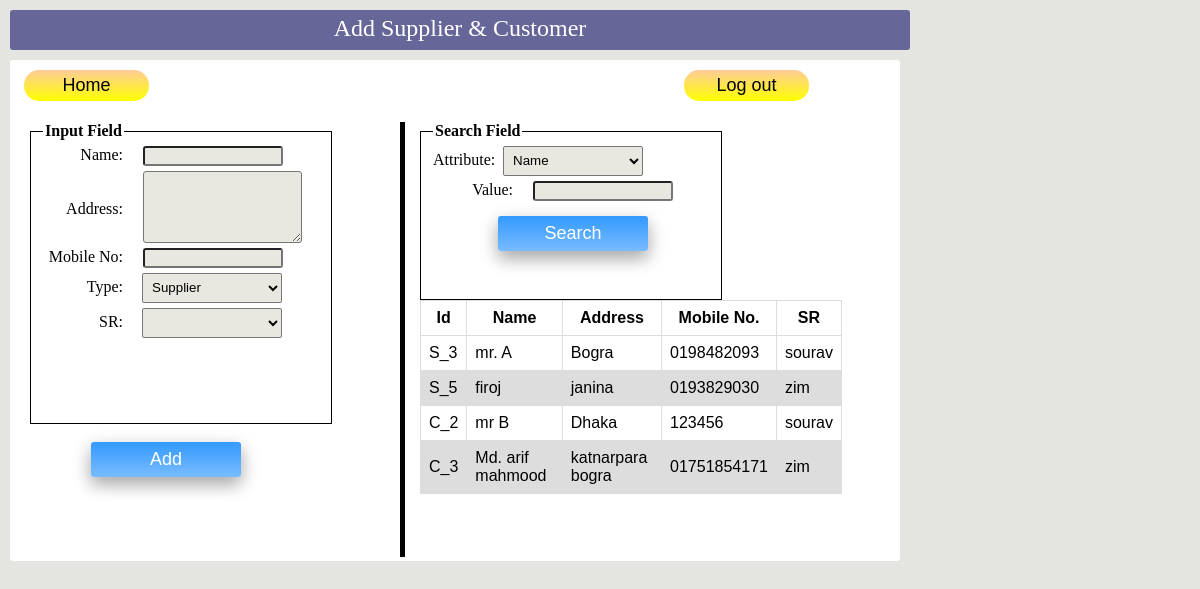
/sc/add/search/ (signed in), run on the app's committed database.
### project/models.py (models this page shows, shortened)
class Supplier(models.Model):
    name= models.CharField(max_length=50)
    address = models.CharField(max_length=150)
    mobile_no = models.CharField(max_length=20)
    sr = models.ForeignKey(Sr)

class Sr(models.Model):
    name = models.CharField(max_length=50)
    address = models.CharField(max_length= 150)

class Customer(models.Model):
    name= models.CharField(max_length=50)
    address = models.CharField(max_length=150)
    mobile_no = models.CharField(max_length=20)
    sr = models.ForeignKey(Sr)

### project/views.py (the view, shortened to what this page needs)
# urls.py: url(r'^sc/add/search/$', views.sc_add_search, name='sc_add_search'),
def sc_add_search(request):
    if not request.user.is_authenticated:
        return HttpResponseRedirect('/login')
    type = request.POST.get('stype','')
    value = request.POST.get('value','')
    print(type)
    if value=='':
        obj1 = Supplier.objects.all()
        obj2 = Customer.objects.all()
        if obj1 is not None and obj2 is not None:
            c = {'supplier': obj1, 'customer': obj2, 'sr': Sr.objects.all()}
            c.update(csrf(request))
            return render_to_response('sc_add.html', c)

### project/templates/sc_add.html (shortened to what this page needs)
﻿<!DOCTYPE html PUBLIC "-//W3C//DTD XHTML 1.0 Transitional//EN" "http://www.w3.org/TR/xhtml1/DTD/xhtml1-transitional.dtd">
<html xmlns="http://www.w3.org/1999/xhtml">
<head>
</head>
<body style="background-color: #E4E4E0">
<form action="" method="post" style="border-radius:3px; width: 900px; height: 40px; top: 10px; position: absolute; background-color: #666699; left: 10px; bottom: 235px;">
	<div class="auto-style1">
		Add Supplier &amp; Customer</div>
</form>
<form action="/sc/add/done/" method="POST" style= "border-radius: 3px; width: 500px; height: 501px; top: 60px; position: absolute; background-color: #FFFFFF; left: 10px;">
		<div id="layer2" style="position: absolute; width: 162px; height: 49px; z-index: 2; left: 9px; top: 5px; right: 409px;">
			<button class="button" type="button"  onclick="location.href ='/home'" ><span>Home</span>
			</button>
		</div>
		<div id="layer1" style="position: absolute; width: 143px; height: 49px; z-index: 1; left: 669px; top: 5px">
			<button class="button" type="button"  onclick="location.href ='/logout'" ><span>Log out</span>
			</button>
		</div>
		<div id="layer1" style="position: absolute; width: 162px; height: 51px; z-index: 1; left: 71px; top: 372px">
			<input name="btnAdd" type="submit" value="Add" class="button1"/>
		</div>
	<fieldset style="border: thin solid #000000; height: 284px; width: 276px; position: absolute; left:20px; top: 62px;">
			<legend><strong>Input Field</strong></legend>
			<label for="txtName">Name:</label><input type="text" name="name" style= "width: 140px; height: 20px; border-radius: 3px; background:#E8E8E1; padding: 5px; margin-bottom: 5px" required></input>
			<p class="AlignToTextArea" style="margin-bottom: 0; margin-top: 0">
			<label for="txtaddress">Address:</label><textarea rows="4" name="address" style= "width: 159px; border-radius: 3px; background:#E8E8E1; padding: 5px; margin-bottom: 5px; display: inline-block" required> </textarea>
			</p>
			<label for="Mobile">Mobile No:</label><input type="text" name="mobile_no" style= "width: 140px; height: 20px; border-radius: 3px; background:#E8E8E1; padding: 5px; margin-bottom: 5px; text-align; left: "  onkeypress="if ( isNaN( String.fromCharCode(event.keyCode) )) return false;" required></input>
			<label for="slctType" style="width:80px; margin-right: 15px">Type:</label>
			<select name="type" style="width: 140px; height: 30px; border-radius: 2px; background:#E8E8E1; padding: 5px; margin-bottom: 5px">
				<option>Supplier</option>
			</select>
			<label for="slctSR" style="width:80px; margin-right: 15px">SR:</label>
			<select name="sr" style="width: 140px; height: 30px; border-radius: 2px; background:#E8E8E1; padding: 5px; margin-bottom: 5px">
				<option></option>
				{% for i in sr.all %}
					<option>{{i.id}}:{{i.name}}</option>
				{% endfor %}
			</select>
	</fieldset>
</form>
<form action="/sc/add/search/"   method="POST" style= "border-radius: 3px; width: 500px; height: 501px; top: 60px; position: absolute; background-color: #FFFFFF; left: 400px;">
	<fieldset style="border: thin solid #000000; height: 160px; width: 276px; position: absolute; left:20px; top: 62px;">
	<legend><strong >Search Field</strong></legend>
		<label for="searchType" style="width:50px">Attribute:</label><select name="stype" style="width: 140px; height: 30px; border-radius: 2px; background:#E8E8E1; padding-left: 5px; padding-right: 5px; padding-top: 2px; padding-bottom:2px; margin-bottom: 5px">
				<option>Name</option>
			</select>
		<label for="value">Value:</label><input type="text" name="value" style= "width: 140px; height: 20px; border-radius: 3px; background:#E8E8E1; padding: 5px; margin-bottom: 5px">
		<div id="layer4" style="width: 162px; height: 51px; margin-left:55px; z-index: 1">
			<input name="btnSearch" type="submit"  value="Search" class="button1"/>
		</div>
	</fieldset>
		<div id="table-wrapper" style="position: absolute; width: 422px; height: 232px; z-index: 3; left:20px; top: 240px;">
		  <div id="table-scroll">
			<table>
				<tbody>
					<tr>
						<th>Id</th>
						<th>Name</th>
						<th>Address</th>
						<th>Mobile No.</th>
						<th>SR</th>
					</tr>
				</tbody>
				<tbody>
				{% for i in supplier.all %}
				  <tr>
					<td>S_{{i.id}}</td>
					<td>{{i.name}}</td>
					<td>{{i.address}}</td>
					<td>{{i.mobile_no}}</td>
					<td>{{i.sr.name}}</td>
				  </tr>
				{% endfor %}
				{% for i in customer.all %}
				  <tr>
					<td>C_{{i.id}}</td>
					<td>{{i.name}}</td>
					<td>{{i.address}}</td>
					<td>{{i.mobile_no}}</td>
					<td>{{i.sr.name}}</td>
				  </tr>
				{% endfor %}
				</tbody>
			</table>
		  </div>
		</div>
		<div class="verticalLine" style=" position: absolute; height: 435px; width: 6px; left: 0px; top: 62px;">
		</div>
</form>
</body>
</html>

### project/templates/sc_add.html (style rules this page uses)
label { display:inline-block; width:80px; margin-right:20px; text-align:right; }
fieldset { border:none; margin:0px auto; }
.button1 { display: inline-block; border-radius: 3px; background-color: #f4511e; background: linear-gradient(#3399ff, #79bcFF); border: none; color: #FFFFFF; text-align: center; font-size: 18px; height: 35px; width: 150px; transition: all 0.5s; cursor: pointer; margin: 10px; box-shadow: 0 8px 16px 0 rgba(0,0,0,0.2), 0 6px 20px 0 rgba(0,0,0,0.19); }
.button1 { display: block }
.button { display: inline-block; border-radius: 15px; background-color: #f4511e; background: linear-gradient(#FFCC99, yellow); border: none; color: #FFFFFF; text-align: center; font-size: 18px; padding: 5px; width: 125px; transition: all 0.5s; cursor: pointer; margin: 5px; }
.button span { cursor:pointer; display: inline-block; position: relative; transition: 0.5s; color: black; }
.button span:after { content: '\00bb'; position: absolute; opacity: 0; top: 0; right: -20px; transition: 0.5s; }
.auto-style1 { text-align: center; font-size: x-large; color: #FFFFFF; padding: 5px; }
table { font-family: arial, sans-serif; border-collapse: collapse; width: 100%; }
td, th { border: 1px solid #dddddd; border-collapse: collapse text-align: left; padding: 8px; }
table th { text-align:center }
tr:nth-child(even) { background-color: #dddddd; }
.verticalLine { border-left: thick solid #000000 }
.AlignToTextArea * { vertical-align: middle; }

### data on the page
Supplier: id "3", name "mr. A", address "Bogra", mobile_no "0198482093", sr.name "sourav"
Supplier: id "5", name "firoj", address "janina", mobile_no "0193829030", sr.name "zim"
Customer: id "2", name "mr B", address "Dhaka", mobile_no "123456", sr.name "sourav"
Customer: id "3", name "Md. arif mahmood", address "katnarpara bogra", mobile_no "01751854171", sr.name "zim"
